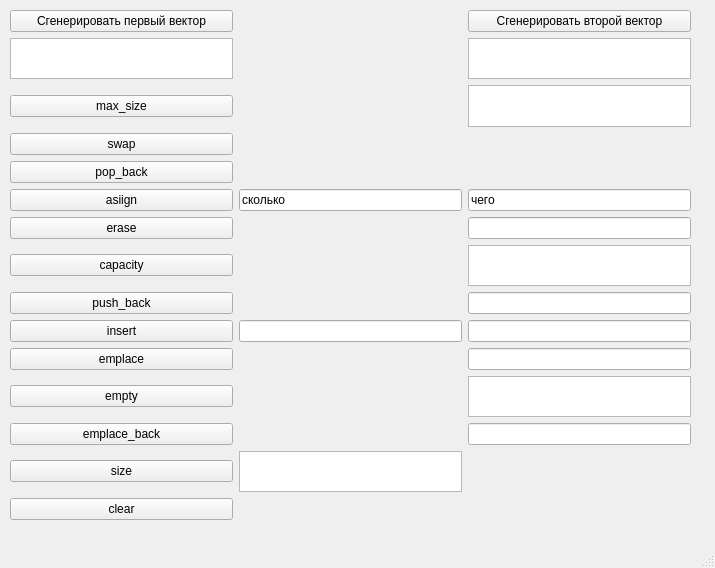
<?xml version="1.0" encoding="UTF-8"?>
<ui version="4.0">
 <class>MainWindow</class>
 <widget class="QMainWindow" name="MainWindow">
  <property name="geometry">
   <rect>
    <x>0</x>
    <y>0</y>
    <width>715</width>
    <height>568</height>
   </rect>
  </property>
  <property name="windowTitle">
   <string>MainWindow</string>
  </property>
  <widget class="QWidget" name="centralwidget">
   <widget class="QWidget" name="gridLayoutWidget">
    <property name="geometry">
     <rect>
      <x>10</x>
      <y>10</y>
      <width>681</width>
      <height>511</height>
     </rect>
    </property>
    <layout class="QGridLayout" name="gridLayout">
     <item row="14" column="0">
      <widget class="QPushButton" name="empty_button">
       <property name="text">
        <string>empty</string>
       </property>
      </widget>
     </item>
     <item row="8" column="0">
      <widget class="QPushButton" name="capacity_button">
       <property name="text">
        <string>capacity</string>
       </property>
      </widget>
     </item>
     <item row="4" column="0">
      <widget class="QPushButton" name="pop_back_button">
       <property name="text">
        <string>pop_back</string>
       </property>
      </widget>
     </item>
     <item row="12" column="0">
      <widget class="QPushButton" name="insert_button">
       <property name="text">
        <string>insert</string>
       </property>
      </widget>
     </item>
     <item row="1" column="2">
      <widget class="QTextEdit" name="textEdit_2"/>
     </item>
     <item row="15" column="0">
      <widget class="QPushButton" name="emplace_back_button">
       <property name="text">
        <string>emplace_back</string>
       </property>
      </widget>
     </item>
     <item row="1" column="0">
      <widget class="QTextEdit" name="textEdit"/>
     </item>
     <item row="3" column="0">
      <widget class="QPushButton" name="swap_button">
       <property name="text">
        <string>swap</string>
       </property>
      </widget>
     </item>
     <item row="13" column="0">
      <widget class="QPushButton" name="emplace_button">
       <property name="text">
        <string>emplace</string>
       </property>
      </widget>
     </item>
     <item row="16" column="0">
      <widget class="QPushButton" name="size_button">
       <property name="text">
        <string>size</string>
       </property>
      </widget>
     </item>
     <item row="18" column="0">
      <widget class="QPushButton" name="clear_button">
       <property name="text">
        <string>clear</string>
       </property>
      </widget>
     </item>
     <item row="2" column="2">
      <widget class="QTextEdit" name="textEdit_3"/>
     </item>
     <item row="0" column="2">
      <widget class="QPushButton" name="pushButton_2">
       <property name="text">
        <string>Сгенерировать второй вектор</string>
       </property>
      </widget>
     </item>
     <item row="2" column="0">
      <widget class="QPushButton" name="max_size_button">
       <property name="text">
        <string>max_size</string>
       </property>
      </widget>
     </item>
     <item row="15" column="2">
      <widget class="QLineEdit" name="lineEdit"/>
     </item>
     <item row="0" column="0">
      <widget class="QPushButton" name="pushButton">
       <property name="text">
        <string>Сгенерировать первый вектор</string>
       </property>
      </widget>
     </item>
     <item row="6" column="0">
      <widget class="QPushButton" name="erase_button">
       <property name="text">
        <string>erase</string>
       </property>
      </widget>
     </item>
     <item row="8" column="2">
      <widget class="QPlainTextEdit" name="plainTextEdit_8"/>
     </item>
     <item row="9" column="0">
      <widget class="QPushButton" name="push_back_button">
       <property name="text">
        <string>push_back</string>
       </property>
      </widget>
     </item>
     <item row="5" column="0">
      <widget class="QPushButton" name="assign_button">
       <property name="text">
        <string>asiign</string>
       </property>
      </widget>
     </item>
     <item row="16" column="1">
      <widget class="QPlainTextEdit" name="plainTextEdit_10"/>
     </item>
     <item row="14" column="2">
      <widget class="QTextEdit" name="textEdit_4"/>
     </item>
     <item row="13" column="2">
      <widget class="QLineEdit" name="lineEdit_2"/>
     </item>
     <item row="12" column="1">
      <widget class="QLineEdit" name="lineEdit_3"/>
     </item>
     <item row="12" column="2">
      <widget class="QLineEdit" name="lineEdit_4"/>
     </item>
     <item row="9" column="2">
      <widget class="QLineEdit" name="lineEdit_5"/>
     </item>
     <item row="6" column="2">
      <widget class="QLineEdit" name="lineEdit_6"/>
     </item>
     <item row="5" column="1">
      <widget class="QLineEdit" name="lineEdit_7">
       <property name="text">
        <string>сколько</string>
       </property>
      </widget>
     </item>
     <item row="5" column="2">
      <widget class="QLineEdit" name="lineEdit_8">
       <property name="text">
        <string>чего</string>
       </property>
      </widget>
     </item>
    </layout>
   </widget>
  </widget>
  <widget class="QMenuBar" name="menubar">
   <property name="geometry">
    <rect>
     <x>0</x>
     <y>0</y>
     <width>715</width>
     <height>22</height>
    </rect>
   </property>
  </widget>
  <widget class="QStatusBar" name="statusbar"/>
 </widget>
 <resources/>
 <connections/>
</ui>
